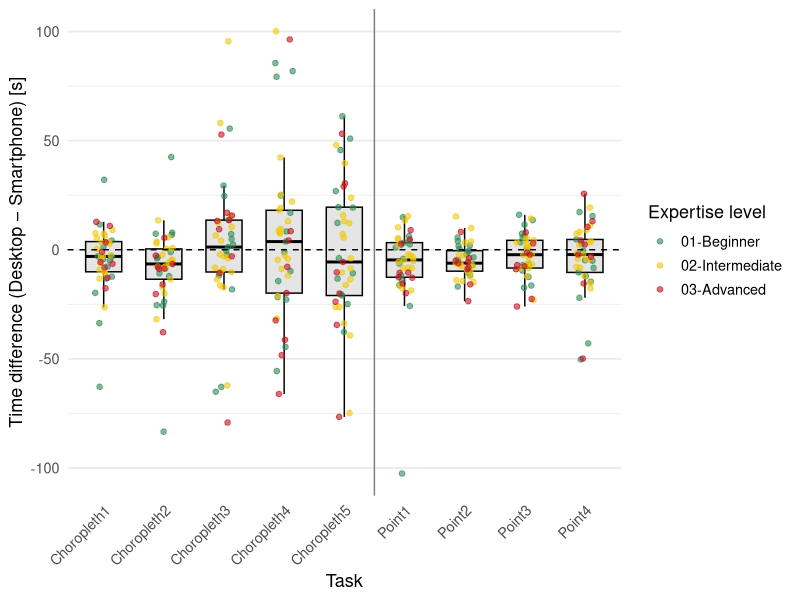

R code for this plot:
# ===============================================
# RQ2: Time differences (Desktop − Smartphone)
# ===============================================
# - Tests: Per-task Wilcoxon tests

library(dplyr)
library(tidyr)
library(stringr)
library(ggplot2)

Time <- read.csv2("Data/Time.csv", header = T, dec = ",")

# Setings

id_cols   <- c("Participant", "Category", "Device")
task_cols <- setdiff(names(Time), id_cols)

task_order <- c(
  "Choropleth1","Choropleth2","Choropleth3","Choropleth4","Choropleth5",
  "Point1","Point2","Point3","Point4"
)

group_colors <- c(
  "01-Beginner"     = "#2E8B57",
  "02-Intermediate" = "#F0C808",
  "03-Advanced"     = "#C1121F"
)

# Paired differences

Time_diff <- Time %>%
  mutate(Device = str_to_title(Device)) %>%
  pivot_longer(
    cols = all_of(task_cols),
    names_to = "task",
    values_to = "time"
  ) %>%
  pivot_wider(names_from = Device, values_from = time) %>%
  filter(!is.na(Desktop) & !is.na(Smartphone)) %>%
  mutate(
    time_diff = Desktop - Smartphone,
    task = factor(task, levels = task_order)
  )

# Boxplots

p <- ggplot(Time_diff, aes(x = task, y = time_diff)) +
  geom_boxplot(
    width = 0.6,
    fill = "grey90",
    color = "black",
    outlier.shape = NA
  ) +
  geom_jitter(
    aes(color = Category),
    width = 0.15,
    alpha = 0.6,
    size = 1.6
  ) +
  geom_hline(yintercept = 0, linetype = "dashed", color = "black") +
  geom_vline(xintercept = 5.5, color = "grey50") +  # Choropleth | Point separator
  scale_color_manual(values = group_colors, name = "Expertise level") +
  labs(
    x = "Task",
    y = "Time difference (Desktop − Smartphone) [s]"
  ) +
  theme_minimal(base_size = 13) +
  theme(
    axis.text.x = element_text(angle = 45, hjust = 1),
    panel.grid.major.x = element_blank(),
    legend.position = "right"
  )

print(p)

# Per-task paired Wilcoxon + Holm + effect size r
wilcox_r <- function(p_value, n_pairs){
  p_value <- max(min(p_value, 1 - 1e-16), 1e-16)
  z <- qnorm(p_value / 2, lower.tail = FALSE)  # standardized z
  z / sqrt(n_pairs)
}

results <- Time_diff %>%
  group_by(task) %>%
  summarise(
    n_pairs = sum(!is.na(time_diff)),
    median_diff = median(time_diff, na.rm = TRUE),
    q1 = quantile(time_diff, 0.25, na.rm = TRUE),
    q3 = quantile(time_diff, 0.75, na.rm = TRUE),
    iqr_diff = IQR(time_diff, na.rm = TRUE),
    test = list(wilcox.test(time_diff, mu = 0, exact = FALSE)),
    .groups = "drop"
  ) %>%
  mutate(
    V = sapply(test, \(x) unname(x$statistic)),
    p_value = sapply(test, \(x) x$p.value),
    p_holm = p.adjust(p_value, method = "holm"),
    r = mapply(wilcox_r, p_value, n_pairs)
  ) %>%
  select(task, n_pairs, median_diff, q1, q3, iqr_diff, V, p_value, p_holm, r) %>%
  arrange(task)

results
